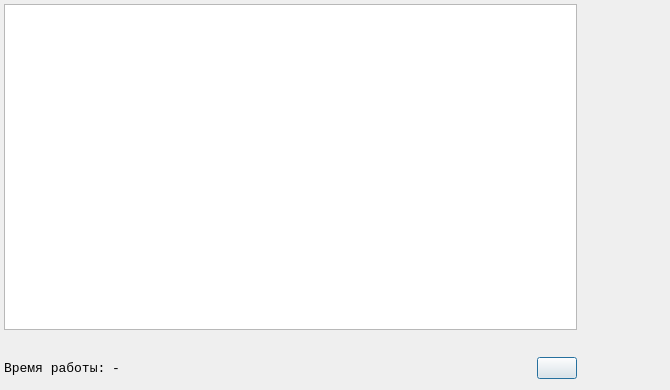
<?xml version="1.0" encoding="UTF-8"?>
<ui version="4.0">
 <class>Statistics</class>
 <widget class="QDialog" name="Statistics">
  <property name="geometry">
   <rect>
    <x>0</x>
    <y>0</y>
    <width>670</width>
    <height>390</height>
   </rect>
  </property>
  <property name="sizePolicy">
   <sizepolicy hsizetype="MinimumExpanding" vsizetype="MinimumExpanding">
    <horstretch>0</horstretch>
    <verstretch>0</verstretch>
   </sizepolicy>
  </property>
  <property name="minimumSize">
   <size>
    <width>670</width>
    <height>390</height>
   </size>
  </property>
  <property name="maximumSize">
   <size>
    <width>670</width>
    <height>390</height>
   </size>
  </property>
  <property name="windowTitle">
   <string>Dialog</string>
  </property>
  <property name="windowIcon">
   <iconset resource="img.qrc">
    <normaloff>:/img/STATISTIC.png</normaloff>:/img/STATISTIC.png</iconset>
  </property>
  <widget class="QWidget" name="verticalLayoutWidget">
   <property name="geometry">
    <rect>
     <x>0</x>
     <y>0</y>
     <width>581</width>
     <height>381</height>
    </rect>
   </property>
   <layout class="QVBoxLayout" name="mainLayout">
    <property name="leftMargin">
     <number>4</number>
    </property>
    <property name="topMargin">
     <number>4</number>
    </property>
    <property name="rightMargin">
     <number>4</number>
    </property>
    <property name="bottomMargin">
     <number>2</number>
    </property>
    <item>
     <widget class="QTableView" name="tableView">
      <property name="font">
       <font>
        <family>Courier New</family>
        <pointsize>10</pointsize>
       </font>
      </property>
     </widget>
    </item>
    <item>
     <widget class="QLabel" name="InfoLabel">
      <property name="font">
       <font>
        <family>Courier New</family>
        <pointsize>10</pointsize>
       </font>
      </property>
      <property name="text">
       <string/>
      </property>
     </widget>
    </item>
    <item>
     <layout class="QHBoxLayout" name="workTimeLayout">
      <item>
       <widget class="QLabel" name="workTimeLabel">
        <property name="font">
         <font>
          <family>Courier New</family>
          <pointsize>10</pointsize>
         </font>
        </property>
        <property name="text">
         <string>Время работы:</string>
        </property>
       </widget>
      </item>
      <item>
       <widget class="QLabel" name="workTimeInfoLabel">
        <property name="font">
         <font>
          <family>Courier New</family>
          <pointsize>10</pointsize>
         </font>
        </property>
        <property name="text">
         <string>-</string>
        </property>
       </widget>
      </item>
      <item>
       <spacer name="horizontalSpacer">
        <property name="orientation">
         <enum>Qt::Horizontal</enum>
        </property>
        <property name="sizeHint" stdset="0">
         <size>
          <width>40</width>
          <height>20</height>
         </size>
        </property>
       </spacer>
      </item>
      <item>
       <widget class="QPushButton" name="clearButton">
        <property name="text">
         <string/>
        </property>
        <property name="icon">
         <iconset resource="img.qrc">
          <normaloff>:/img/CLEAR.png</normaloff>:/img/CLEAR.png</iconset>
        </property>
       </widget>
      </item>
     </layout>
    </item>
   </layout>
  </widget>
 </widget>
 <resources>
  <include location="img.qrc"/>
 </resources>
 <connections/>
</ui>
